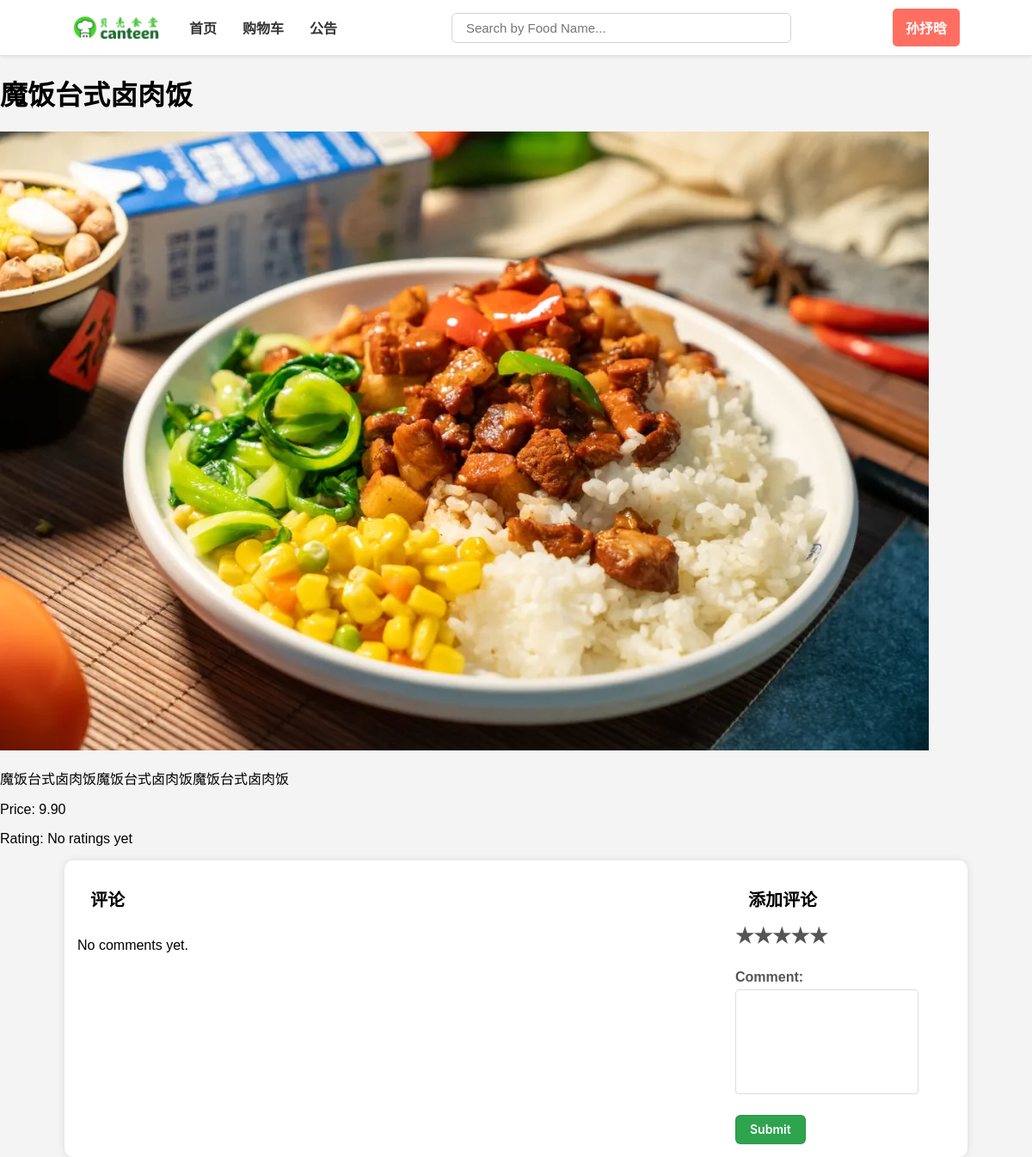
Page /food_detail.php?id=2 (signed in) on the earlier database version.
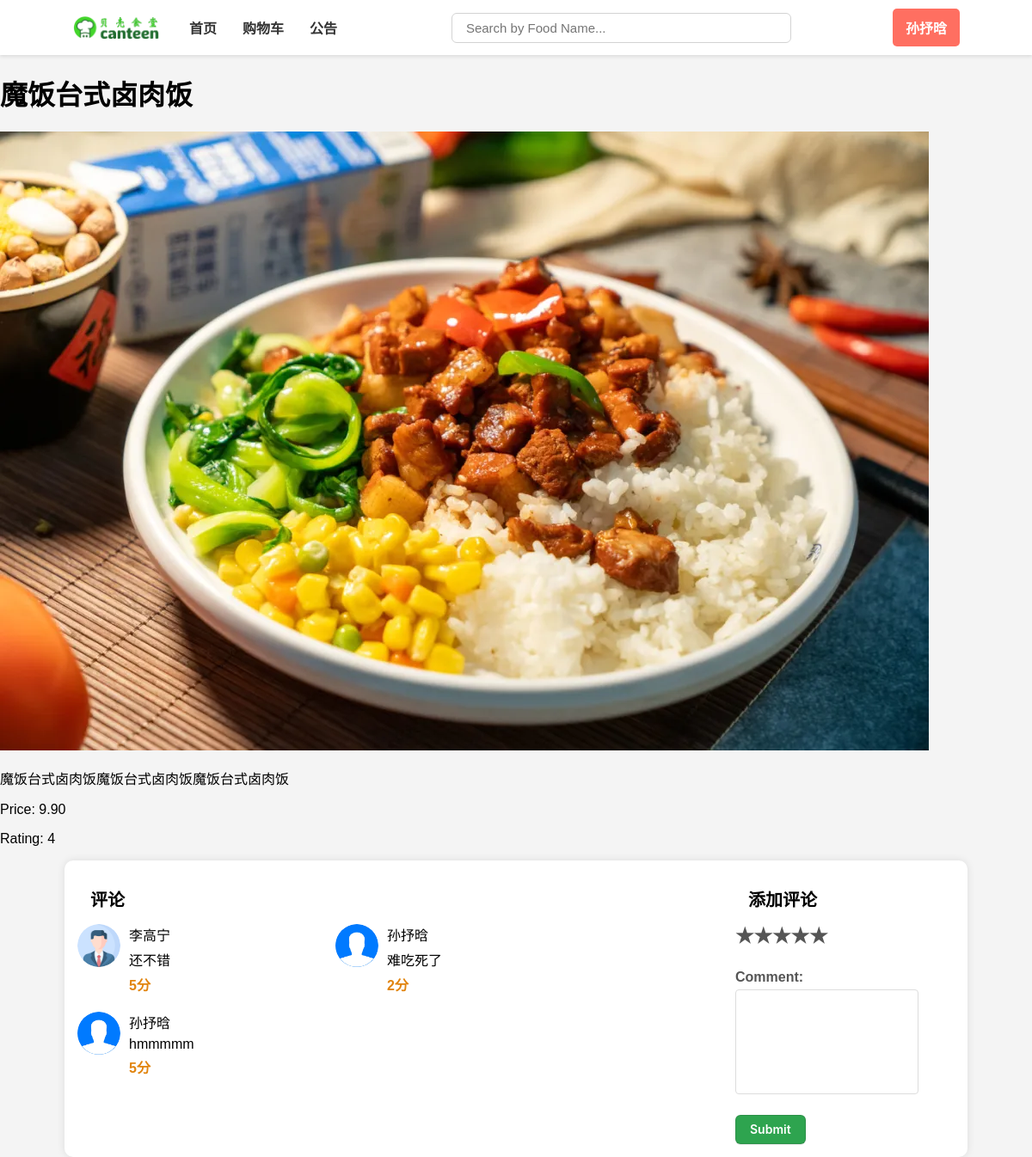
Same page on the later database version.
### tables this page shows
CREATE TABLE `comments`  (
  `id` int(0) NOT NULL AUTO_INCREMENT,
  `foodID` int(0) NULL DEFAULT NULL,
  `userName` varchar(50) NULL DEFAULT NULL,
  `comment` text NULL,
  `rating` int(0) NULL DEFAULT NULL,
  PRIMARY KEY (`id`) USING BTREE,
  INDEX `foodID`(`foodID`) USING BTREE,
  INDEX `userName`(`userName`) USING BTREE,
  CONSTRAINT `comments_ibfk_1` FOREIGN KEY (`foodID`) REFERENCES `food_list` (`foodId`) ON DELETE RESTRICT ON UPDATE RESTRICT,
  CONSTRAINT `comments_ibfk_2` FOREIGN KEY (`userName`) REFERENCES `students` (`userName`) ON DELETE RESTRICT ON UPDATE RESTRICT
);

CREATE TABLE `student_detail`  (
  `userName` varchar(50) NOT NULL,
  `name` varchar(100) NULL DEFAULT NULL,
  `profile` varchar(255) NULL DEFAULT NULL,
  PRIMARY KEY (`userName`) USING BTREE,
  CONSTRAINT `fk_student_detail_student` FOREIGN KEY (`userName`) REFERENCES `students` (`userName`) ON DELETE RESTRICT ON UPDATE RESTRICT
);

### getStudentDetailAction.php (called while the page is built, shortened)
<?php
require_once "config.php";
$userName = $_SESSION['userName'];
$sql = "SELECT * FROM student_detail WHERE userName = '$userName'";
$result = $conn->query($sql);
if ($result->num_rows > 0) {
    $row = $result->fetch_assoc();
    $name = $row['name'];
} else {
    $name = "Unknown";
    $profile = "";
}
?>

### food_detail.php (the view, shortened to what this page needs)
<?php
require_once "config.php";
$foodId = isset($_GET['id']) ? intval($_GET['id']) : 0;
$query = $conn->prepare("SELECT * FROM food_list WHERE foodId = ?");
$query->bind_param("i", $foodId);
$query->execute();
$result = $query->get_result();
$food = $result->fetch_assoc();
$commentsQuery = $conn->prepare("SELECT c.comment, c.rating, sd.name, sd.profile
FROM comments c
INNER JOIN student_detail sd ON c.userName = sd.userName
WHERE c.foodID = ?");
$commentsQuery->bind_param("i", $foodId);
$commentsQuery->execute();
$commentsResult = $commentsQuery->get_result();
$totalRating = 0;
$ratingCount = 0;
while ($comment = $commentsResult->fetch_assoc()) {
    $totalRating += $comment['rating'];
    $ratingCount++;
    $comments[] = $comment;
}
$averageRating = $ratingCount > 0 ? $totalRating / $ratingCount : "No ratings yet";
?>
<!DOCTYPE html>
<html lang="en">
<head>
    <link rel="stylesheet" href="style.css">
</head>
<body>
<div class="navbar">
    <img src="img/banner/logo.png" alt="贝壳食堂">
    <a href="welcome#" onclick="showDashboard()" id="dashboardLink">首页</a>
    <a href="welcome#gouwuche" onclick="showSection('shoppingCartSection')" id="orderLink">购物车</a>
    <a href="welcome#tixing" onclick="showSection('newsSection')" id="newsLink">公告</a>
    <input type="text" id="searchInput" onkeyup="filterByName()" placeholder="Search by Food Name...">
    <a href="welcome#zhanghao" onclick="showSection('profileSection')" id="profileLink"><?php require_once "getStudentDetailAction.php"; echo $name; ?></a>
</div>
<h1><?php echo htmlspecialchars($food['foodName']); ?></h1>
<img src="<?php echo htmlspecialchars($food['foodImage']); ?>" alt="<?php echo htmlspecialchars($food['foodName']); ?>">
<p><?php echo htmlspecialchars($food['foodDetail']); ?></p>
<p>Price: <?php echo htmlspecialchars($food['foodPrice']); ?></p>
<p>Rating: <?php echo htmlspecialchars($averageRating); ?></p>
<div class="comments">
    <div class="comment">
        <div class="comment-title">评论</div>
        <div class="comment-sections">
            <?php if (!empty($comments)) : ?>
                <?php foreach ($comments as $comment) : ?>
                    <div class="comment-section">
                        <div class="profile-pic">
                            <img src="<?php echo htmlspecialchars($comment['profile']); ?>" alt="<?php echo htmlspecialchars($comment['name']); ?>">
                        </div>
                        <div class="details">
                            <div class="name"> <?php echo htmlspecialchars($comment['name']); ?></div>
                            <div class="comment-text"><?php echo htmlspecialchars($comment['comment']); ?></div>
                            <div class="rating"><?php echo htmlspecialchars($comment['rating']); ?>分</div>
                        </div>
                    </div>
                <?php endforeach; ?>
            <?php else : ?>
                <p>No comments yet.</p>
            <?php endif; ?>
        </div>
    </div>
    <div class="add-comment">
        <div class="add-comment-title">添加评论</div>
        <form action="add_comment.php" method="post" class="feedback-form">
            <div class="rating">
                <label for="star5">&#9733;</label>
                <label for="star4">&#9733;</label>
                <label for="star3">&#9733;</label>
                <label for="star2">&#9733;</label>
                <label for="star1">&#9733;</label>
            </div>
            <div class="comment">
                <label for="comment" class="form-label">Comment:</label>
                <textarea id="comment" name="comment" class="form-control" required></textarea>
            </div>
            <button type="submit" class="submit-btn">Submit</button>
        </form>
    </div>
</div>
</body>
</html>

Differences in the rows shown:
added comments: student_detail.profile (picture), student_detail.name "李高宁", comment "还不错", rating "5"
added comments: student_detail.profile (picture), student_detail.name "孙抒晗", comment "难吃死了", rating "2"
added comments: student_detail.profile (picture), student_detail.name "孙抒晗", comment "hmmmmm", rating "5"
Other differences:
$averageRating: "No ratings yet" → "4"
text no longer shown: "No comments yet."
